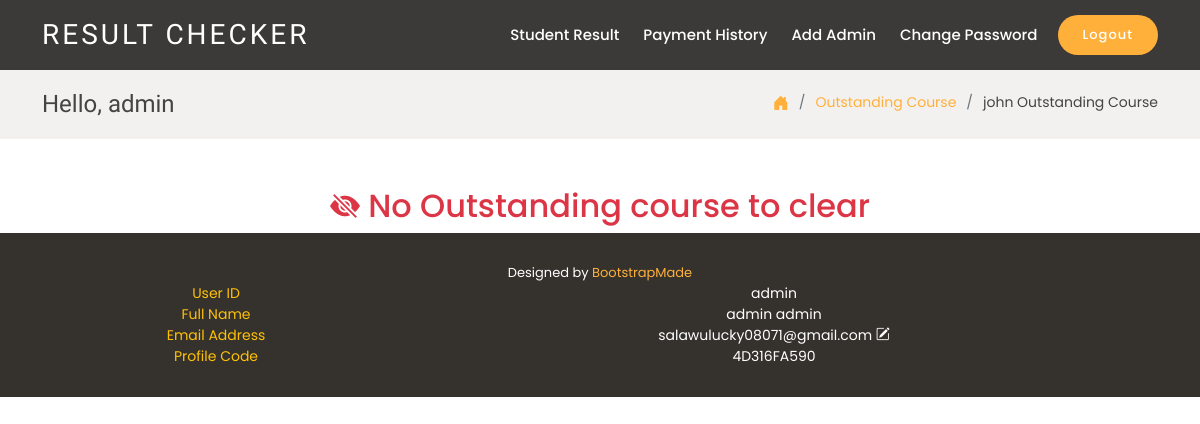
The page /outstanding/ajp2/ (signed in) on the database its author committed.
### users/models.py (models this page shows, shortened)
class User(AbstractUser):
    username = None
    userid = models.CharField(max_length=150, unique=True, null=True, blank=True)
    email=models.EmailField(max_length=150, null=True,blank=True)
    name=models.CharField(max_length=150, null=True,blank=True)
    duration=models.IntegerField(blank=True,null=True)
    profile_ID=models.CharField(max_length=11, null=True,blank=True)
    created_at = models.DateTimeField(auto_now_add=True,null=True)
    updated_at =  models.DateTimeField(auto_now=True,null=True)
    profile_pic=models.ImageField(default='profilepic.png',null=True,blank=True)
    active= models.BooleanField(default=True,blank=True)
    pass_change = models.BooleanField(default=False,blank=True)
    class Meta:
        ordering = ['-created_at']
        indexes = [
            models.Index(fields=['-created_at']),
        ]
    objects=UserManager( )
    USERNAME_FIELD ='userid'
    REQUIRED_FIELDS=[]

### administrator/decorators.py (the view)
    def wrapper_function(request, *args, **kwargs):
        group= None
        if request.user.groups.exists():
            group = request.user.groups.all()[0].name
        if group == 'student':
            return redirect('decline')
        else:
            return view_func(request, *args,**kwargs)

### administrator/views.py (called while the page is built)
@login_required(login_url='login')
@admin_only
def outstanding(request, userid):
    stu = User.objects.get(userid=userid)
    out=Outstanding.objects.filter(student=stu.userid)
    return render(request, 'outstanding.html',{'out':out,'stu':stu})

### templates/outstanding.html
{% extends 'index.html' %}
{% load static %}
{% block content %}
    <section class="breadcrumbs">
        <div class="container">
          <div class="d-flex justify-content-between align-items-center">
            <h2>{% if user.is_authenticated %} Hello, {{user.first_name}} {% endif %}  {% if user.groups.all.0.name == 'student' %}<span>{{user.profile_ID}}</span>{% endif %}</h2>
            <ol>
              <li><a href="{% url 'dashboard' %}"><i style='font-size:16px;' class="bi bi-house-door-fill"></i></a></li>
              <li><a href="{% url 'outstand' %}">Outstanding Course</a></li>
              <li>{{stu.first_name}} Outstanding Course</li>
            </ol>
          </div>
        </div>
      </section>
      {% include 'msg.html' %}
      {% if out %}
      <div class="container mt-3">
        <div class='row'>
          <div class='col-lg-8 col-sm-5'>
          <h2>{{stu.first_name}} Outstanding Course</h2>
          </div>
          <div class='col-lg-2 m-2 col-sm-5 col-md-5'>
            <a class=" btn btn-primary text-white" type='button' href="{% url 'export_oustand' userid=stu.userid %}"><i style='font-size:16px;' class="bi bi-download"></i> Export</a>
          </div>
        </div>
        <div class="table-responsive">
        <table class="table table-striped">
          <thead >
            <tr class="table-warning text-white">
              <th>Course</th>
              <th>Semester</th>
              <th>Status</th>
            </tr>
          </thead>
          <tbody>
      {% for i in out %}
      <tr class="table-dark text-white">
        <td>{{i.course}}</td>
        <td>{{i.semester}}</td>
        <td>{{i.status}}</td>
      </tr>
      {% endfor %}
          </div>
        </table>
      </div>
        </div>
      {% else %}
      <center class='h2 mt-5 text-danger'><i style='font-size:30px;' class="bi bi-eye-slash-fill"></i> No Outstanding course to clear<br>
      {% endif %}
      {% endblock content %}

### templates/index.html (shortened to what this page needs)
{% load static %}
<!DOCTYPE html>
<html lang="en">
<head>
  <link href="{% static 'assets/vendor/animate.css/animate.min.css' %}" rel="stylesheet">
  <link href="{% static 'assets/vendor/bootstrap/css/bootstrap.min.css' %}" rel="stylesheet">
  <link href="{% static 'assets/vendor/bootstrap-icons/bootstrap-icons.css' %}" rel="stylesheet">
  <link href="{% static 'assets/css/style.css' %}" rel="stylesheet">
</head>
<body>
  <header id="header" class="fixed-top d-flex align-items-center ">
    <div class="container-fluid container-xl d-flex align-items-center justify-content-between">
      <div class="logo me-auto">
        {% if user.is_authenticated %}
        <h1><a href="{% url 'dashboard' %}">RESULT CHECKER</a></h1>
      </div>
      {% else %}
      <h1><a href="#">RESULT CHECKER</a></h1>
      </div>
      {% endif %}
      <nav id="navbar" class="navbar order-last order-lg-0">
        <ul>
          {% if user.is_authenticated %}
          {% if user.groups.all.0.name == 'admin' %}
          <li><a class="nav-link scrollto "  href="{% url 'adminstudent' %}">Student Result</a></li>
          <li><a class="nav-link scrollto "  href="{% url 'transaction' %}">Payment History</a></li>
          <li><a class="nav-link scrollto "  " data-bs-toggle="modal" data-bs-target="#addadmin"  href="#">Add Admin</a></li>
          {% endif %}
          <li><a class="nav-link scrollto " data-bs-toggle="modal" data-bs-target="#changepassword"  href="#">Change Password</a></li>
          {% endif %}
        </ul>
      </nav>
      {% if user.is_authenticated %}
      <a data-bs-toggle="modal" data-bs-target="#logout"  href="#"  class="book-a-table-btn scrollto">Logout</a>
      {% else %}
      <a  href="{% url 'login' %}"  class="book-a-table-btn scrollto">Login</a>
      {% endif %}
    </div>
  </header>
  <main id="main">
{% block content %}
{% endblock content %}
  </main>
  <footer id="footer">
    <div class="container">
      <div class="credits">
        Designed by <a href="https://bootstrapmade.com/">BootstrapMade</a>
      </div>
      {% if user.is_authenticated %}
        <div class="row col-lg-12 col-sm-12">
          <div class="col-lg-4 col-sm-4  label text-warning ">User ID</div>
          <div class="col-lg-8 col-sm-4 ">{{user.userid}}</div>
        </div>
      <div class="row col-lg-12 col-sm-12">
        <div class="col-lg-4 col-sm-4 label label text-warning">Full Name</div>
        <div class="col-lg-8 col-sm-4 ">{{user.first_name}} {{user.last_name}}</div>
      </div>
      <div class="row col-lg-12 col-sm-12">
          <div class="col-lg-4 col-sm-4  label label text-warning">Email Address</div>
          <div class="col-lg-8 col-sm-4 ">{{user.email}} <i data-bs-toggle="modal" data-bs-target="#email" class='bi bi-pencil-square'></i></div>
        </div>
        <div class="row col-lg-12 col-sm-12">
          <div class="col-lg-4 col-sm-4  label label text-warning">Profile Code</div>
          <div class="col-lg-8 col-sm-4 ">{{user.profile_ID}}</div>
        </div>
        {% endif %}
    </div>
  </footer>
</body>
</html>

### static/assets/css/style.css (style rules this page uses)
body { font-family: "Poppins", sans-serif; color: #444444; }
a { text-decoration: none; color: #ffb03b; }
h1, h2, h3, h4, h5, h6 { font-family: "Satisfy", sans-serif; }
#header { height: 70px; z-index: 997; transition: all 0.5s; padding: 10px 0; background: rgba(26, 24, 22, 0.85); }
#header .logo h1 { font-size: 28px; margin: 0; line-height: 1; font-weight: 400; letter-spacing: 3px; }
#header .logo h1 a, #header .logo h1 a:hover { color: #fff; text-decoration: none; }
.book-a-table-btn { background: #ffb03b; color: #fff; border-radius: 50px; margin: 0 0 0 20px; padding: 10px 25px; font-size: 13px; font-weight: 500; letter-spacing: 1px; transition: 0.3s; white-space: nowrap; }
.navbar { padding: 0; }
.navbar ul { margin: 0; padding: 0; display: flex; list-style: none; align-items: center; }
.navbar li { position: relative; }
.navbar a, .navbar a:focus { display: flex; align-items: center; justify-content: space-between; padding: 10px 0 10px 24px; font-size: 15px; font-weight: 500; color: white; white-space: nowrap; transition: 0.3s; }
section { padding: 60px 0; }
.breadcrumbs { padding: 20px 0; background-color: #f2f1ef; min-height: 40px; margin-top: 70px; }
.breadcrumbs h2 { font-size: 24px; font-weight: 300; margin: 0; }
.breadcrumbs ol { display: flex; flex-wrap: wrap; list-style: none; padding: 0; margin: 0; font-size: 14px; }
.breadcrumbs ol li+li { padding-left: 10px; }
.breadcrumbs ol li+li::before { display: inline-block; padding-right: 10px; color: #6c757d; content: "/"; }
#footer { background: #35322d; color: #fff; font-size: 14px; text-align: center; padding: 30px 0; }
#footer .credits { font-size: 13px; }

### rows shown on the page
User: first_name "admin", userid "admin", last_name "admin", email "salawulucky08071@gmail.com", profile_ID "4D316FA590"
User: first_name "john"
